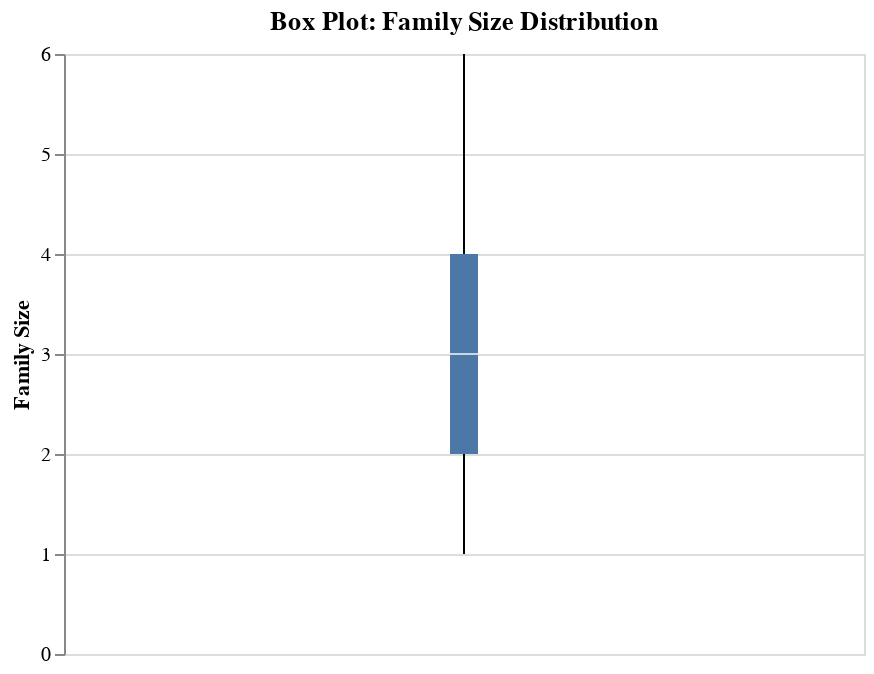

This figure's notebook cell:
### Code cell
# Problem 3: Box Plot - Family Size Distribution
data = pd.read_csv('onlinefoods.csv')
alt.Chart(data).mark_boxplot().encode(
    y=alt.Y('Family size:Q', title='Family Size')
).properties(
    title='Box Plot: Family Size Distribution',
    width=400
) .interactive()

### Figure 1 — Vega-Lite specification as saved in the notebook (floating-point values rounded to 4 significant figures; data arrays with more than 128 entries replaced by an {"elided": "..."} marker saying what was removed)
{"config": {"view": {"continuousWidth": 300, "continuousHeight": 300}}, "data": {"name": "data-dc4a006058f6ac0ed633c68043f3944f"}, "mark": {"type": "boxplot"}, "encoding": {"y": {"field": "Family size", "title": "Family Size", "type": "quantitative"}}, "params": [{"name": "param_48", "select": {"type": "interval", "encodings": ["x", "y"]}, "bind": "scales"}], "title": "Box Plot: Family Size Distribution", "width": 400, "$schema": "https://vega.github.io/schema/vega-lite/v5.8.0.json", "datasets": {"data-dc4a006058f6ac0ed633c68043f3944f": {"elided": "388 records"}}}
